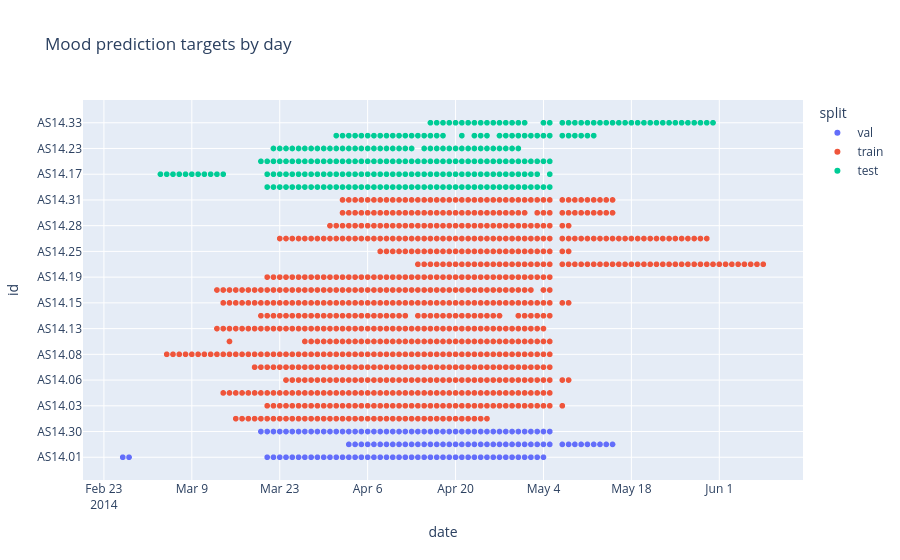

The code cell stored with this chart in its notebook:
### Code cell
px.scatter(df, x="date", y="id", color="split", title="Mood prediction targets by day")

### Figure 1 — Plotly figure (JSON) as saved in the notebook; plotly's stock layout.template omitted (floating-point values rounded to 4 significant figures; data arrays with more than 128 entries replaced by an {"elided": "..."} marker saying what was removed)
{"data": [{"hovertemplate": "split=val<br>date=%{x}<br>id=%{y}<extra></extra>", "legendgroup": "val", "marker": {"color": "#636efa", "symbol": "circle"}, "mode": "markers", "name": "val", "showlegend": true, "type": "scattergl", "x": {"elided": "136 str values"}, "xaxis": "x", "y": {"elided": "136 str values"}, "yaxis": "y"}, {"hovertemplate": "split=train<br>date=%{x}<br>id=%{y}<extra></extra>", "legendgroup": "train", "marker": {"color": "#EF553B", "symbol": "circle"}, "mode": "markers", "name": "train", "showlegend": true, "type": "scattergl", "x": {"elided": "864 str values"}, "xaxis": "x", "y": {"elided": "864 str values"}, "yaxis": "y"}, {"hovertemplate": "split=test<br>date=%{x}<br>id=%{y}<extra></extra>", "legendgroup": "test", "marker": {"color": "#00cc96", "symbol": "circle"}, "mode": "markers", "name": "test", "showlegend": true, "type": "scattergl", "x": {"elided": "268 str values"}, "xaxis": "x", "y": {"elided": "268 str values"}, "yaxis": "y"}], "layout": {"legend": {"title": {"text": "split"}, "tracegroupgap": 0}, "title": {"text": "Mood prediction targets by day"}, "xaxis": {"anchor": "y", "domain": [0, 1], "title": {"text": "date"}}, "yaxis": {"anchor": "x", "domain": [0, 1], "title": {"text": "id"}}}}
